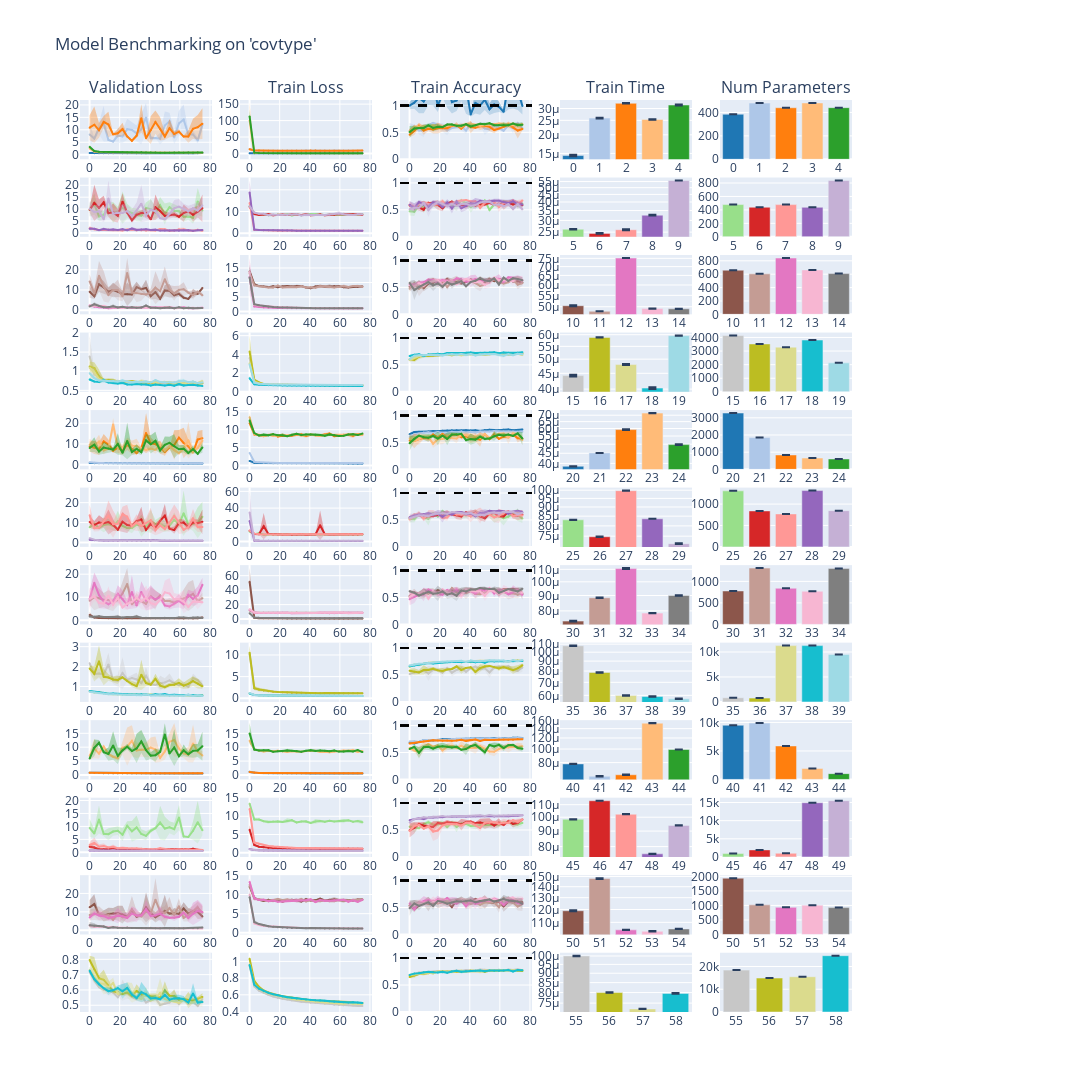

Notebook code for this chart:
### Code cell
from experimenter import *
import datetime as dt
date_format = "%y%m%d@%H%M"
date_time = dt.datetime.now().strftime(date_format)
dataset_name = "covtype"

plot_results_plotly(dataset_name, repeat=1, verbose=0, save_fig=False, scale=5, fontsize=8, models_per_graph=5, include_legend=False)
